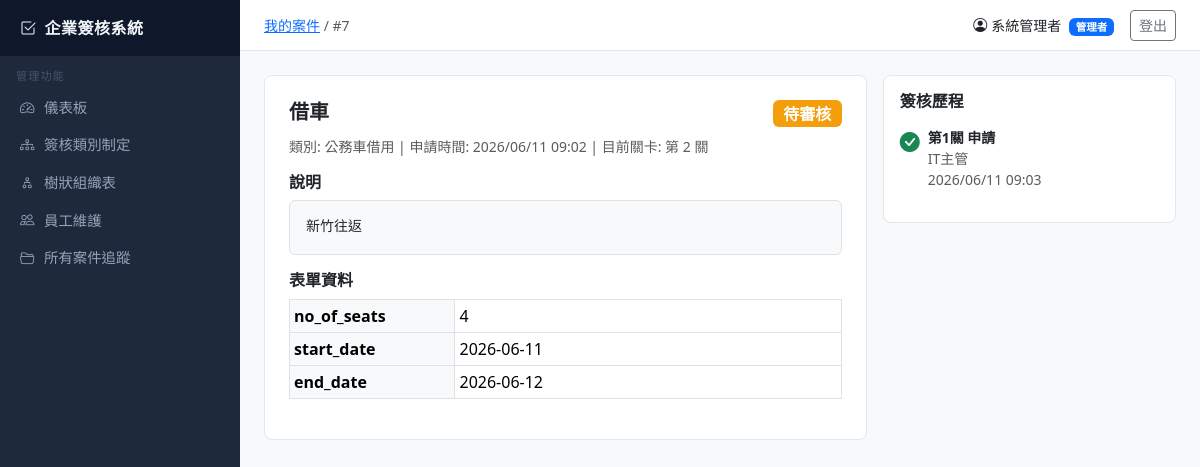
The app's page /cases/7/ (signed in) with its own data.
### core/models.py (models this page shows, shortened)
class Case(models.Model):
    STATUS_CHOICES = [
        ("draft", "草稿"),
        ("pending", "待審核"),
        ("approved", "已核准"),
        ("rejected", "已退回"),
        ("withdrawn", "已撤回"),
    ]
    workflow = models.ForeignKey(WorkflowCategory, on_delete=models.PROTECT, related_name="cases")
    subject = models.CharField(max_length=500)
    body = models.TextField(blank=True)
    form_data = models.JSONField(default=dict, blank=True)
    status = models.CharField(max_length=20, choices=STATUS_CHOICES, default="draft")
    current_step = models.PositiveIntegerField(default=1)
    created_by = models.ForeignKey(Employee, on_delete=models.PROTECT, related_name="created_cases")
    created_at = models.DateTimeField(auto_now_add=True)
    updated_at = models.DateTimeField(auto_now=True)
    approved = models.BooleanField(null=True, blank=True)
    approved_date = models.DateTimeField(null=True, blank=True)
    rejected = models.BooleanField(null=True, blank=True)
    rejected_date = models.DateTimeField(null=True, blank=True)
    class Meta:
        ordering = ["-created_at"]
        verbose_name = "案件"
        verbose_name_plural = "案件"

class Employee(models.Model):
    user = models.OneToOneField(User, on_delete=models.CASCADE, related_name="employee", null=True, blank=True)
    name = models.CharField(max_length=100)
    email = models.EmailField(unique=True)
    tel = models.CharField(max_length=20, blank=True)
    department_code = models.CharField(max_length=50, blank=True)
    is_admin = models.BooleanField(default=False)
    created_at = models.DateTimeField(auto_now_add=True)
    class Meta:
        verbose_name = "員工"
        verbose_name_plural = "員工"

class WorkflowCategory(models.Model):
    name = models.CharField(max_length=200)
    description = models.TextField(blank=True)
    num_levels = models.PositiveIntegerField(default=1, verbose_name="審核層級數")
    created_at = models.DateTimeField(auto_now_add=True)
    class Meta:
        verbose_name = "簽核類別"
        verbose_name_plural = "簽核類別"

class CaseApprovalRecord(models.Model):
    ACTION_CHOICES = [
        ("approve", "核准"),
        ("reject", "退回"),
        ("comment", "備註"),
    ]
    case = models.ForeignKey(Case, on_delete=models.CASCADE, related_name="approval_records")
    step_number = models.PositiveIntegerField()
    step_name = models.CharField(max_length=200)
    approver = models.ForeignKey(Employee, on_delete=models.PROTECT, related_name="approval_records")
    action = models.CharField(max_length=20, choices=ACTION_CHOICES, null=True, blank=True)
    comment = models.TextField(blank=True)
    action_date = models.DateTimeField(null=True, blank=True)
    created_at = models.DateTimeField(auto_now_add=True)
    class Meta:
        ordering = ["step_number", "created_at"]
        verbose_name = "簽核記錄"
        verbose_name_plural = "簽核記錄"

### core/views/user_views.py (the view)
# urls.py: path("cases/<int:pk>/", user_views.case_detail, name="case_detail"),
@employee_required
def case_detail(request, pk):
    case = get_object_or_404(Case, pk=pk)
    emp = request.user.employee
    is_approver = case.approval_records.filter(approver=emp).exists()
    if case.created_by != emp and not is_approver and not emp.is_admin:
        messages.error(request, "無權限查看此案件")
        return redirect("my_cases")
    records = case.approval_records.select_related("approver").all()
    return render(request, "user/case_detail.html", {"case": case, "records": records})

### templates/user/case_detail.html (shortened to what this page needs)
{% extends "base.html" %}
{% block breadcrumb %}<a href="{% url 'my_cases' %}">我的案件</a> / #{{ case.pk }}{% endblock %}
{% block content %}
<div class="row g-3">
<div class="col-md-8">
  <div class="card p-4">
    <div class="d-flex justify-content-between align-items-start mb-1">
      <h5 class="fw-bold">{{ case.subject }}</h5>
      <span class="badge badge-{{ case.status }} fs-6">{{ case.get_status_display }}</span>
    </div>
    <div class="text-muted small mb-3">
      類別: {{ case.workflow.name }} | 申請時間: {{ case.created_at|date:"Y/m/d H:i" }} | 目前關卡: 第 {{ case.current_step }} 關
    </div>
    {% if case.body %}
    <h6 class="fw-semibold">說明</h6>
    <div class="border rounded p-3 bg-light mb-3"><pre class="mb-0" style="white-space:pre-wrap">{{ case.body }}</pre></div>
    {% endif %}
    {% if case.form_data %}
    <h6 class="fw-semibold">表單資料</h6>
    <table class="table table-sm table-bordered">
      {% for key, val in case.form_data.items %}
      <tr><th class="bg-light" style="width:30%">{{ key }}</th><td>{{ val }}</td></tr>
      {% endfor %}
    </table>
    {% endif %}
  </div>
</div>
<div class="col-md-4">
  <div class="card p-3">
    <h6 class="fw-semibold mb-3">簽核歷程</h6>
    {% if records %}
    {% for rec in records %}
    <div class="d-flex gap-2 mb-3">
      <div class="flex-shrink-0">
        {% if rec.action == 'approve' %}<i class="bi bi-check-circle-fill text-success fs-5"></i>
        {% elif rec.action == 'reject' %}<i class="bi bi-x-circle-fill text-danger fs-5"></i>
        {% else %}<i class="bi bi-clock-fill text-warning fs-5"></i>{% endif %}
      </div>
      <div>
        <div class="fw-semibold small">第{{ rec.step_number }}關 {{ rec.step_name }}</div>
        <div class="text-muted small">{{ rec.approver.name }}</div>
        {% if rec.action_date %}<div class="text-muted small">{{ rec.action_date|date:"Y/m/d H:i" }}</div>{% endif %}
      </div>
    </div>
    {% endfor %}
    {% else %}
    <p class="text-muted small">尚無簽核記錄</p>
    {% endif %}
  </div>
</div>
</div>
{% endblock %}

### templates/base.html (shortened to what this page needs)
<!DOCTYPE html>
<html lang="zh-Hant">
<head>
  <link rel="stylesheet" href="https://cdn.jsdelivr.net/npm/bootstrap@5.3.3/dist/css/bootstrap.min.css">
  <link rel="stylesheet" href="https://cdn.jsdelivr.net/npm/bootstrap-icons@1.11.3/font/bootstrap-icons.css">
</head>
<body>
{% if user.is_authenticated %}
{% with emp=user.employee %}
<div class="sidebar">
  <div class="brand"><i class="bi bi-check2-square me-2"></i>企業簽核系統</div>
  {% if emp.is_admin %}
  <div class="nav-section">管理功能</div>
  <a href="{% url 'admin_dashboard' %}" class="nav-link {% if request.resolver_match.url_name == 'admin_dashboard' %}active{% endif %}">
    <i class="bi bi-speedometer2"></i> 儀表板
  </a>
  <a href="{% url 'workflow_list' %}" class="nav-link {% if 'workflow' in request.resolver_match.url_name %}active{% endif %}">
    <i class="bi bi-diagram-3"></i> 簽核類別制定
  </a>
  <a href="{% url 'org_tree' %}" class="nav-link {% if request.resolver_match.url_name == 'org_tree' %}active{% endif %}">
    <i class="bi bi-diagram-2"></i> 樹狀組織表
  </a>
  <a href="{% url 'employee_list' %}" class="nav-link {% if 'employee' in request.resolver_match.url_name %}active{% endif %}">
    <i class="bi bi-people"></i> 員工維護
  </a>
  <a href="{% url 'admin_case_list' %}" class="nav-link {% if 'admin_case' in request.resolver_match.url_name %}active{% endif %}">
    <i class="bi bi-folder2-open"></i> 所有案件追蹤
  </a>
  {% endif %}
</div>
<div class="topbar">
  <span class="text-muted small">{% block breadcrumb %}{% endblock %}</span>
  <div class="d-flex align-items-center gap-3">
    <span class="small"><i class="bi bi-person-circle me-1"></i>{{ emp.name }}
      {% if emp.is_admin %}<span class="badge bg-primary ms-1">管理者</span>{% endif %}
    </span>
    <a href="{% url 'logout' %}" class="btn btn-sm btn-outline-secondary">登出</a>
  </div>
</div>
{% endwith %}
{% endif %}
<div class="main-content">
  {% block content %}{% endblock %}
</div>
</body>
</html>

### templates/base.html (style rules this page uses)
body { background-color: #f8f9fa; }
.sidebar { width: 240px; min-height: 100vh; background: #1e293b; color: #94a3b8; position: fixed; top: 0; left: 0; padding-top: 0; z-index: 100; overflow-y: auto; }
.sidebar .brand { background: #0f172a; padding: 1rem 1.25rem; font-size: 1rem; font-weight: 700; color: #f1f5f9; letter-spacing: 0.5px; }
.sidebar .nav-section { padding: 0.75rem 1rem 0.25rem; font-size: 0.7rem; text-transform: uppercase; letter-spacing: 1px; color: #475569; }
.sidebar .nav-link { color: #94a3b8; padding: 0.5rem 1.25rem; display: flex; align-items: center; gap: 0.6rem; font-size: 0.9rem; border-radius: 0; transition: all 0.15s; }
.main-content { margin-left: 240px; padding: 1.5rem; min-height: 100vh; }
.topbar { background: #fff; border-bottom: 1px solid #e2e8f0; padding: 0.6rem 1.5rem; margin-left: 240px; position: sticky; top: 0; z-index: 99; display: flex; justify-content: space-between; align-items: center; }
.card { border: 1px solid #e2e8f0; border-radius: 0.5rem; }
.badge-pending { background: #f59e0b; }

### records on screen
Case: pk "7", subject "借車", status "待審核", workflow.name "公務車借用", created_at "2026/06/11 09:02", current_step "2", body "新竹往返"
Employee: name "系統管理者"
CaseApprovalRecord: action "approve" (drawn), step_number "1", step_name "申請", approver.name "IT主管", action_date "2026/06/11 09:03"

### other values on screen
{{ key }} "no_of_seats" "start_date" "end_date"
{{ val }} "4" "2026-06-11" "2026-06-12"
